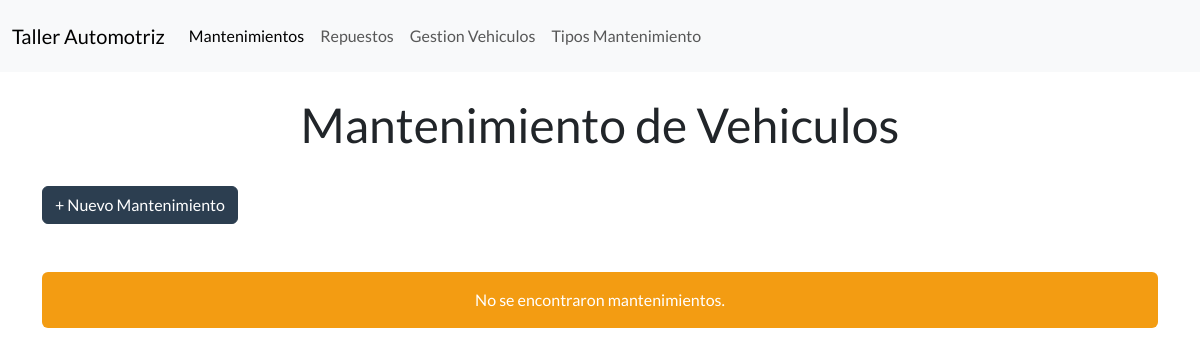
The page /mantenimientos/ on the database as committed earlier.
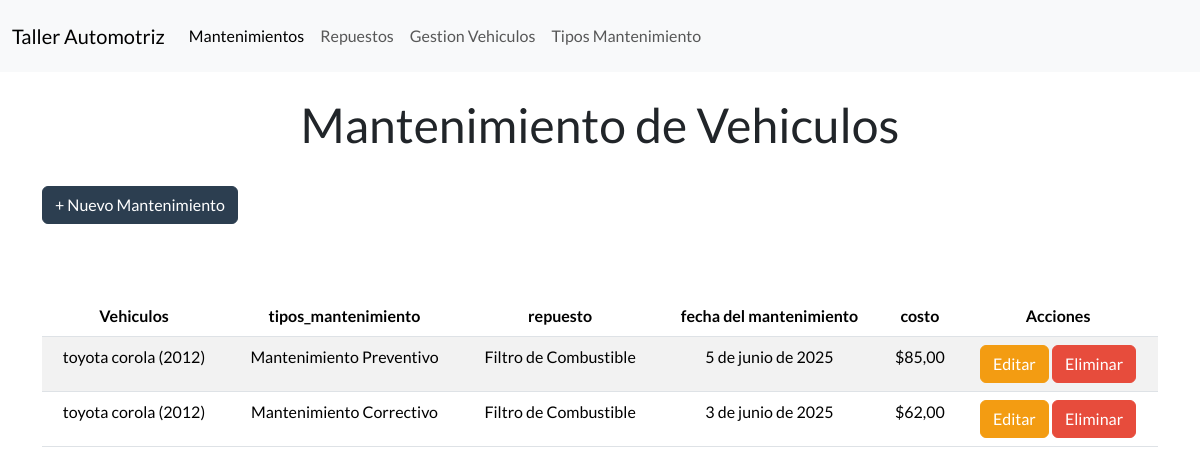
The same page on the database as committed later.
### Aplicaciones/Taller/models.py (models this page shows, shortened)
class Mantenimiento(models.Model):
    id_mantenimientov = models.AutoField(primary_key=True)  # ~ Campo de clave primaria autoincremental
    vehiculo = models.ForeignKey(Vehiculo, on_delete=models.CASCADE, related_name='mantenimientos')  # * Relación con el modelo Vehiculo
    tipo_mantenimiento = models.ForeignKey(TipoMantenimiento, on_delete=models.CASCADE, related_name='mantenimientos')  # * Relación con el modelo TipoMantenimiento
    Repuestos = models.ManyToManyField(Repuesto, blank=True, related_name='mantenimientos')  # * Relación con el modelo Repuesto, permitiendo múltiples repuestos por mantenimiento
    fecha_mantenimiento = models.DateField()  # * Fecha del mantenimiento
    precioTotal = models.DecimalField(max_digits=10, decimal_places=2, default=0)  # * Precio total del mantenimiento

class Vehiculo(models.Model): # * Modelo para representar un vehículo
    id = models.AutoField(primary_key=True)  # ~ Campo autoincremental
    placa_vehiculo = models.CharField(max_length=9, unique=True, blank=True)  #~ Visible al usuario
    nombre_propietario = models.CharField(max_length=100)
    marca = models.CharField(max_length=50)
    modelo = models.CharField(max_length=50)
    anio = models.PositiveIntegerField() # ~ tipo de dato para años (enteros positivos)
    def __str__(self): # * Método para representar el objeto como una cadena
        return f"{self.marca} {self.modelo} ({self.anio})" # ~ Devuelve una representación del vehículo como cadena

class TipoMantenimiento(models.Model):
    id_mantenimiento = models.AutoField(primary_key=True)  # ~ Campo de clave primaria autoincremental
    nombre_mantenimiento = models.CharField(max_length=100, unique=True)  # * Nombre del tipo de mantenimiento
    precio_mantenimiento = models.DecimalField(max_digits=10, decimal_places=2)  # * Precio del mantenimiento
    def __str__(self):
        return self.nombre_mantenimiento  # ~ Devuelve el nombre del tipo de mantenimiento como representación en cadena

class Repuesto(models.Model): # * Modelo para representar un repuesto
    id_repuesto = models.AutoField(primary_key=True) # ~ Campo de clave primaria autoincremental
    nombre_repuesto = models.CharField(max_length=100)
    descripcion = models.TextField()
    precio = models.DecimalField(max_digits=10, decimal_places=2)
    cantidad_disponible = models.PositiveIntegerField() # ~ tipo de dato para cantidades enteras positivas

### Aplicaciones/Taller/views.py (the view)
# urls.py: path('mantenimientos/', views.mantenimientos, name="mantenimientos"),  # * Mapea la URL 'mantenimientos/' a la vista mantenimientos
def mantenimientos(request):
    mantenimientosdbb = Mantenimiento.objects.all()
    vehiculos = Vehiculo.objects.all()
    tipos_mantenimiento = TipoMantenimiento.objects.all()
    repuestos = Repuesto.objects.all()
    return render(request, 'mantenimientos.html', {
        'mantenimientos': mantenimientosdbb,
        'vehiculos': vehiculos,
        'tipos_mantenimiento': tipos_mantenimiento,
        'repuestos': repuestos
    })

### Aplicaciones/Taller/templates/mantenimientos.html (shortened to what this page needs)
{% extends 'plantilla.html' %} {% load static %}
{% block content %}
    <div class="container">
        <h1 class="text-center mt-4">Mantenimiento de Vehiculos</h1>
        <button type="button" class="btn btn-primary mt-4 mb-4" data-bs-toggle="modal" data-bs-target="#exampleModal">
            + Nuevo Mantenimiento
        </button>
        <br>
        {% if mantenimientos %}
        <div class="table-responsive" mt-4>
            {% if mantenimientos %}
            <table class="table table-striped table-hover text-center mt-5" id="tabla-mantenimientos">
                <thead>
                    <tr>
                        <th>Vehiculos</th>
                        <th>tipos_mantenimiento</th>
                        <th>repuesto</th>
                        <th>fecha del mantenimiento</th>
                        <th>costo</th>
                        <th>Acciones</th>
                    </tr>
                </thead>
                <tbody>
                    {% for mantenimiento in mantenimientos %}
                    <tr>
                        <td>{{ mantenimiento.vehiculo }}</td>
                        <td>{{ mantenimiento.tipo_mantenimiento }}</td>
                        <td>
                            {% for repuesto in mantenimiento.Repuestos.all %}
                                {{ repuesto.nombre_repuesto }}<br>
                            {% endfor %}
                        </td>
                        <td>{{ mantenimiento.fecha_mantenimiento }}</td>
                        <td>${{ mantenimiento.precioTotal }}</td>
                        <td>
                            <a href="{% url 'editar_mantenimiento' mantenimiento.id_mantenimientov %}" class="btn btn-warning">Editar</a>
                            <a href="Javascript:void(0)" class="btn btn-danger" onclick="eliminarFila('{% url 'eliminar_mantenimiento' mantenimiento.id_mantenimientov %}', 'Mantenimientos')">Eliminar</a>
                        </td>
                    </tr>
                    {% endfor %}
                </tbody>
            </table>
            {% else %}
            <div class="alert alert-info text-center mt-4" role="alert">
                No hay mantenimientos disponibles en este momento.
            </div>
            {% endif %}
    {% else %}
        <div class="alert alert-warning text-center mt-4" role="alert">
            No se encontraron mantenimientos.
        </div>
    {% endif %}
</div>
{% endblock content %}

Rows that differ between the two databases and show on the page:
added Mantenimiento: vehiculo "toyota corola (2012)", tipo_mantenimiento "Mantenimiento Preventivo", fecha_mantenimiento "5 de junio de 2025", precioTotal "85,00"
now on this page (row unchanged): Repuesto: nombre_repuesto "Filtro de Combustible"
added Mantenimiento: vehiculo "toyota corola (2012)", tipo_mantenimiento "Mantenimiento Correctivo", fecha_mantenimiento "3 de junio de 2025", precioTotal "62,00"
Other text that changed with them:
text no longer shown: "No se encontraron mantenimientos."
text now shown: "Vehiculos tipos_mantenimiento repuesto fecha del mantenimiento costo Acciones"
